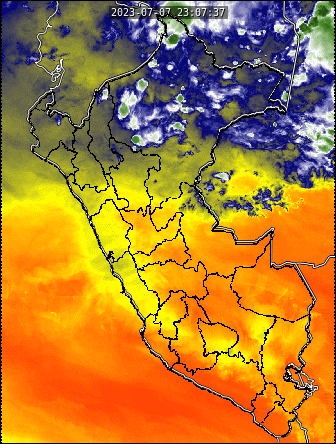
#> input picture Entregable4/Database/2023-07-07 18-08-08.png, 336 x 444 px, given in place of mask_img.png, which was not available
$ python -i tool_project_ETA.py   (imports and definitions only)   (older library calls are emulated)
#> lines starting #> are read from the running program, lines starting #| are printed output that depends on the picture; pictures that were not available may be replaced by others from this repository, and a replacement may not be noted
# -*- coding: utf-8 -*-
"""
Created on Fri Apr 14 18:19:38 2023

@author: Lucas
"""
from selenium import webdriver
import os
import shutil
from selenium.webdriver.common.by import By
import time
from selenium.webdriver.common.action_chains import ActionChains
from selenium.webdriver.common.keys import Keys
import datetime
import cv2
import numpy as np
from PIL import Image

def mover_imagenes(origen, destino):
    #cargando boundaries:
#> called with origen = 'Database/2023-07-07 18-08-08.png', destino = 'out.png'
    ruta_boundaries = '{}/{}'.format('utils','mask_img.png')
    boundaries = cv2.imread(ruta_boundaries)
#> boundaries is the input picture: shape (444, 336, 3); mean B, G, R 45.9, 124.8, 177.8
    new_boundaries = binarize_and_transform_cv(boundaries, threshold=240)
#> in binarize_and_transform_cv, `img = cv2.cvtColor(img, cv2.COLOR_BGR2GRAY)`:
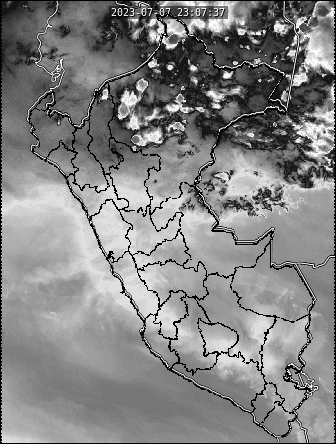
#> img: shape (444, 336); min 0, max 254, mean 131.6
#> in binarize_and_transform_cv, `_, data = cv2.threshold(img, threshold, 1, cv2.THRESH_BINARY)`:
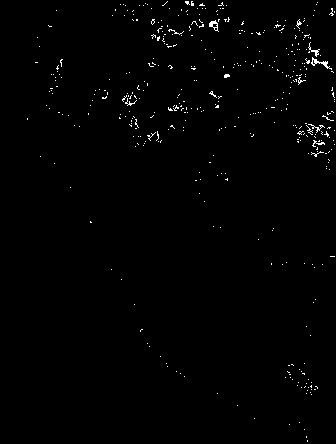
#> data: shape (444, 336); values 0 (black) and 1 (white), 0.91% white in thin lines or dots

    # Obtener una lista de todas las imágenes en la carpeta de origen
    imagenes = [f for f in os.listdir(origen) if os.path.isfile(os.path.join(origen, f)) and f.lower().endswith(('.png', '.jpg', '.jpeg', '.gif'))]


    # Iterar sobre cada imagen y moverla a la carpeta de destino
    for imagen in imagenes:
        # Generar el nuevo nombre de la imagen en caso de que ya exista en la carpeta de destino
        nombre_base, extension = os.path.splitext(imagen)

        #nuevo_nombre = imagen
        now = datetime.datetime.now()
        new_name = now.strftime('%Y-%m-%d %H-%M-%S')
        #nuevo_nombre = f"{new_name}{extension}"
        ruta_database = os.path.dirname(destino)
        if extension =='.gif':
            # abrir el archivo GIF con Pillow
            ruta_archivo_gif = os.path.join(origen, imagen)
            imagen_gif = Image.open(ruta_archivo_gif)

            # obtener la ruta de salida para el archivo PNG
            name_png = new_name+ '.png'


            ruta_archivo_png_cache = os.path.join(ruta_database, 'cache', name_png)
            borrar_y_crear_carpeta(os.path.join(ruta_database, 'cache'))
            imagen_gif.save(ruta_archivo_png_cache, 'PNG')
            # eliminar el archivo GIF
            imagen_gif.close()

            img = cv2.imread(ruta_archivo_png_cache)

            ruta_data = tipo_img(img)

            new_destino = os.path.join(ruta_database, ruta_data)

            shutil.move(ruta_archivo_png_cache , os.path.join(new_destino, name_png))

            #colocando los boundaries de los departamentos
            new_img = multiply_images(img, new_boundaries)
            cv2.imwrite( os.path.join(new_destino, name_png), new_img)


            time.sleep(1)
            # intentar eliminar el archivo
            try:
                os.remove(ruta_archivo_gif)
                #print(f"Archivo {ruta_archivo_gif} eliminado con éxito.")
            except OSError as error:
                print(f"No se pudo eliminar el archivo {ruta_archivo_gif}: {error}")
        else:
            nuevo_nombre = f"{new_name}{extension}"


            img = cv2.imread(os.path.join(origen, imagen))
            ruta_data = tipo_img(img)
            new_destino = os.path.join(ruta_database, ruta_data)
            # Mover la imagen a la carpeta de destino con el nuevo nombre (si es necesario)
            shutil.move(os.path.join(origen, imagen), os.path.join(new_destino, nuevo_nombre))

            new_img = multiply_images(img, new_boundaries)
            cv2.imwrite( os.path.join(new_destino, nuevo_nombre), new_img)
            '''
            if np.mean(imagen[:,:,0]) and
            if obtener_ultimo_elemento(destino) not in '_hydro':

            else:
            '''

# [11 lines left out: function borrar_y_crear_carpeta, not called in this run]

def tipo_img(img):
    img_gray = cv2.cvtColor(img, cv2.COLOR_BGR2GRAY)
    _, img_gray = cv2.threshold(img_gray, 250, 255, cv2.THRESH_BINARY)
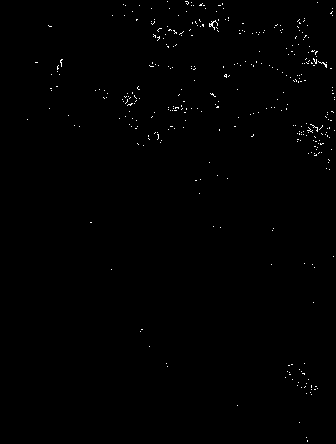
#> img_gray: shape (444, 336); 0.46% white in thin lines or dots

    mean_color = np.mean(img_gray)
#> mean_color = 1.18
#> in mover_imagenes, `ruta_data = tipo_img(img)`: ruta_data = 'Database'
    if mean_color < 100:
        ruta_data = 'Database'
    else:
        ruta_data = 'Database_hydro'
    return ruta_data

# [4 lines left out: function obtener_ultimo_elemento, not called in this run]
'''
def corregir_extension(nombre_archivo, origen):
    # Dividir la ruta de archivo en nombre y extensión
    nombre, extension = os.path.splitext(nombre_archivo)
    # Si la extensión contiene varios puntos, conservar solo la primera parte
    if "." in nombre:
        return nombre
    # Combinar el nombre y la extensión corregida en una sola cadena
    else:
        return nombre_archivo
'''

# [146 lines left out: functions dowload_image, login, load_image, move_display, dowload_product, begin_url, not called in this run]


'''
boundaries
'''
def binarize_and_transform_cv(img, threshold=240):
    # Cargamos la imagen
    img = cv2.cvtColor(img, cv2.COLOR_BGR2GRAY) # Leemos en escala de grises

    # Binarizamos la imagen con el threshold proporcionado
    _, data = cv2.threshold(img, threshold, 1, cv2.THRESH_BINARY)

    # Creamos un array nuevo con la misma forma que data pero con 3 canales
    new_data = np.zeros((*data.shape, 3), dtype=np.uint8)

    # Asignamos [1,1,1] a los píxeles que eran mayores que threshold y [0,0,0] a los demás
    new_data[data == 1] = [1,1,1]
    new_data[data == 0] = [0,0,0]

    return new_data


def multiply_images(img1, img2):

    # Redimensionamos la segunda imagen al tamaño de la primera
    img2_resized = cv2.resize(img2, (img1.shape[1], img1.shape[0]))

    # Multiplicamos las imágenes. Para evitar overflow, primero las convertimos a float32
    multiplied = cv2.multiply(img1.astype(float), img2_resized.astype(float))

    # Normalizamos los valores al rango original [0,255]
    normalized = cv2.normalize(multiplied, None, 0, 255, cv2.NORM_MINMAX, cv2.CV_8U)

    return normalized

'''
Esta parte estan las funciones apra la deteccion de nubes y activar la alarma
'''

# [21 lines left out: function extractor_clouds, not called in this run]


'''

def ordenar_archivo(path):
    elementos = os.listdir(path)
    elementos_ordenados = sorted(elementos)
    elemento_mayor = max(elementos_ordenados, key=lambda x: int(''.join(filter(str.isdigit, x))))
    return elemento_mayor

'''
# [204 lines left out: functions ordenar_archivo, generator_cloud_mask, extractor_precipitation, generator_precipitation_mask, buscar_imagenes_interseccion, etiquetar_resultados and 1 more, not called in this run]

'''
def deteccion(destino , ruta_clouds_mask, ruta_departamentos_mask, save_path, treshold):
    cloud_mask, imagen_rgb, name_img= generator_cloud_mask(destino, ruta_clouds_mask)
    #obtenemos departamentos con lluvia
    array_lluvia = buscar_imagenes_interseccion(ruta_departamentos_mask, cloud_mask, treshold)
    #obtenemos imagen con intersecciones localizadas
    new_img = etiquetar_resultados(array_lluvia, imagen_rgb)


    #Almacenamos
    cv2.imwrite(os.path.join(save_path, '{}.png'.format(name_img)), new_img )
'''

# [35 lines left out: functions deteccion_cloud, deteccion_precipitation, not called in this run]


>>> result = mover_imagenes('Database/2023-07-07 18-08-08.png', 'out.png')

$ run again, on Entregable4/Database/2023-07-14 16-21-53.png
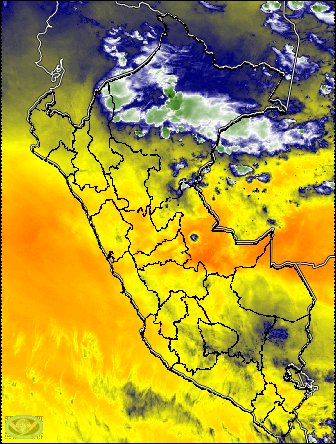
#> input picture Entregable4/Database/2023-07-14 16-21-53.png, 336 x 444 px, given in place of mask_img.png, which was not available
#> in mover_imagenes, boundaries is the input picture: shape (444, 336, 3); mean B, G, R 44.1, 157.1, 176.3
#> in binarize_and_transform_cv, `_, data = cv2.threshold(img, threshold, 1, cv2.THRESH_BINARY)`:
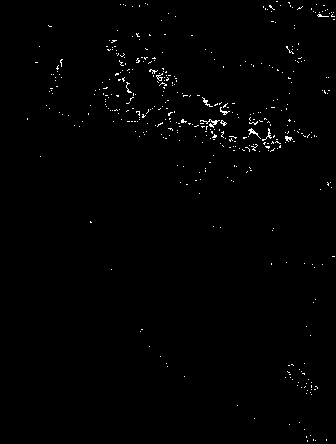
#> data: shape (444, 336); values 0 (black) and 1 (white), 0.84% white in thin lines or dots
#> in tipo_img, `_, img_gray = cv2.threshold(img_gray, 250, 255, cv2.THRESH_BINARY)`:
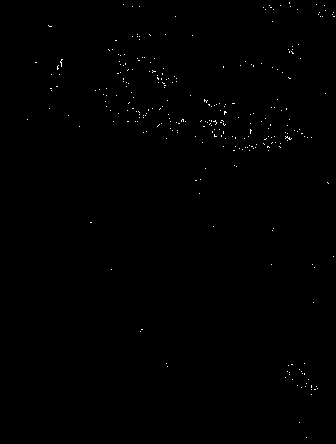
#> img_gray: shape (444, 336); 0.29% white in thin lines or dots
#> mean_color = 0.735
#> ruta_data = 'Database'
